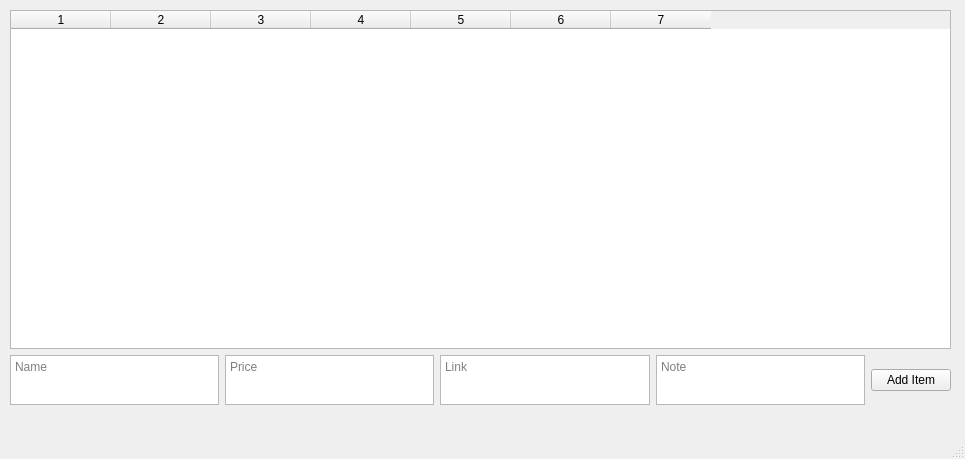
<?xml version="1.0" encoding="UTF-8"?>
<ui version="4.0">
 <class>WainWindow</class>
 <widget class="QMainWindow" name="WainWindow">
  <property name="geometry">
   <rect>
    <x>0</x>
    <y>0</y>
    <width>965</width>
    <height>459</height>
   </rect>
  </property>
  <property name="windowTitle">
   <string>Wishlist</string>
  </property>
  <widget class="QWidget" name="centralwidget">
   <widget class="QWidget" name="verticalLayoutWidget">
    <property name="geometry">
     <rect>
      <x>10</x>
      <y>10</y>
      <width>941</width>
      <height>395</height>
     </rect>
    </property>
    <layout class="QVBoxLayout" name="verticalLayout" stretch="3,1">
     <property name="sizeConstraint">
      <enum>QLayout::SetDefaultConstraint</enum>
     </property>
     <item>
      <widget class="QTableWidget" name="table">
       <property name="columnCount">
        <number>7</number>
       </property>
       <column/>
       <column/>
       <column/>
       <column/>
       <column/>
       <column/>
       <column/>
      </widget>
     </item>
     <item>
      <layout class="QHBoxLayout" name="horizontalLayout">
       <item>
        <widget class="QTextEdit" name="textEdit">
         <property name="maximumSize">
          <size>
           <width>16777215</width>
           <height>50</height>
          </size>
         </property>
         <property name="cursor" stdset="0">
          <cursorShape>IBeamCursor</cursorShape>
         </property>
         <property name="placeholderText">
          <string>Name</string>
         </property>
        </widget>
       </item>
       <item>
        <widget class="QTextEdit" name="textEdit_2">
         <property name="maximumSize">
          <size>
           <width>16777215</width>
           <height>50</height>
          </size>
         </property>
         <property name="placeholderText">
          <string>Price</string>
         </property>
        </widget>
       </item>
       <item>
        <widget class="QTextEdit" name="textEdit_3">
         <property name="maximumSize">
          <size>
           <width>16777215</width>
           <height>50</height>
          </size>
         </property>
         <property name="placeholderText">
          <string>Link</string>
         </property>
        </widget>
       </item>
       <item>
        <widget class="QTextEdit" name="textEdit_4">
         <property name="maximumSize">
          <size>
           <width>16777215</width>
           <height>50</height>
          </size>
         </property>
         <property name="placeholderText">
          <string>Note</string>
         </property>
        </widget>
       </item>
       <item>
        <widget class="QPushButton" name="addButton">
         <property name="text">
          <string>Add Item</string>
         </property>
         <property name="autoDefault">
          <bool>false</bool>
         </property>
         <property name="default">
          <bool>false</bool>
         </property>
         <property name="flat">
          <bool>false</bool>
         </property>
        </widget>
       </item>
      </layout>
     </item>
    </layout>
   </widget>
  </widget>
  <widget class="QMenuBar" name="menubar">
   <property name="geometry">
    <rect>
     <x>0</x>
     <y>0</y>
     <width>965</width>
     <height>26</height>
    </rect>
   </property>
  </widget>
  <widget class="QStatusBar" name="statusbar"/>
 </widget>
 <resources/>
 <connections/>
</ui>
